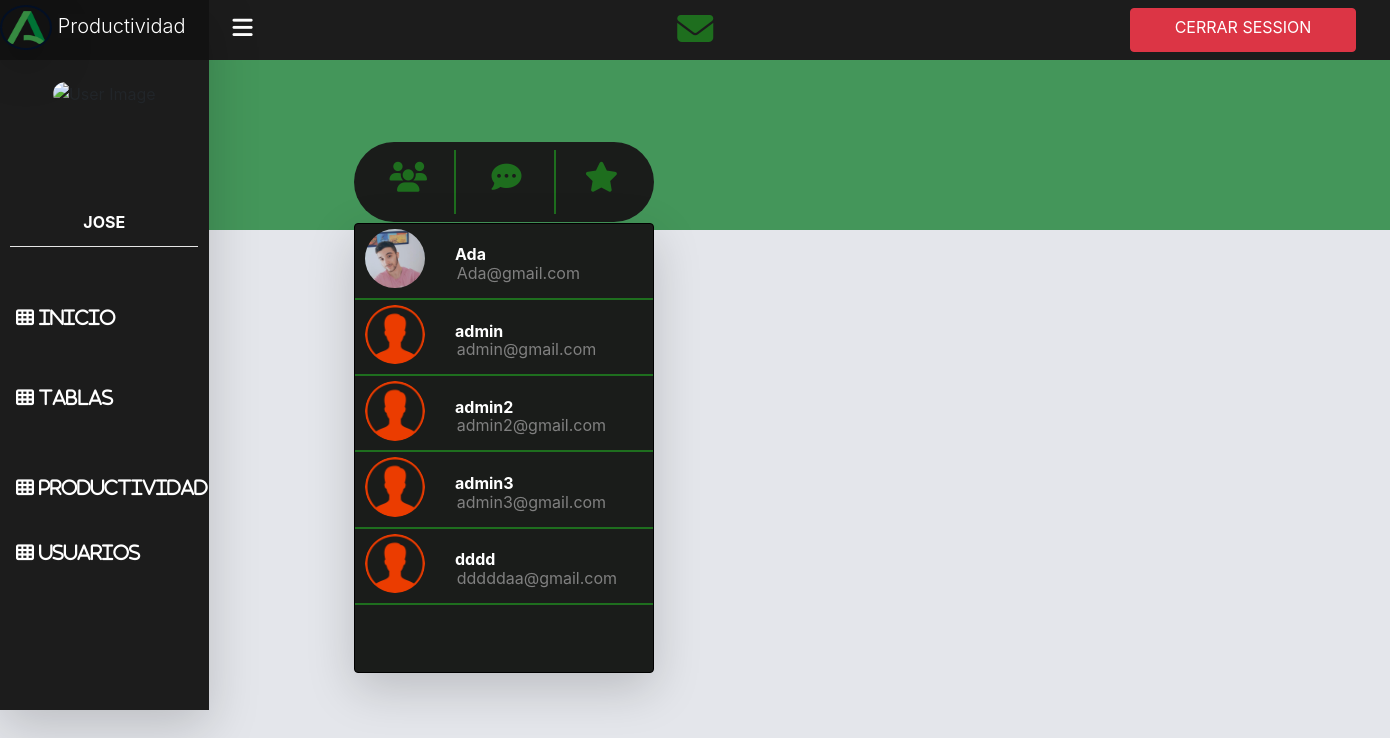
/index.php?controller=conversaciones&action=index (signed in), run on the app's committed database.
### tables this page shows
CREATE TABLE `usuarios` (
  `id` int(11) NOT NULL,
  `nombre` varchar(30) NOT NULL,
  `correo` varchar(100) NOT NULL,
  `password` varchar(100) NOT NULL,
  `perfil` int(11) NOT NULL,
  `imagen` varchar(100) DEFAULT 'view/imagenes/profile-icon.png',
  `descripcion` varchar(400) DEFAULT 'Ninguna descripción todavía...'
);

### controller/ControladorBase.php (called while the page is built, shortened)
<?php
class ControladorBase{
    public function __construct() {
	require_once 'model/EntidadBase.php';
    }
    public function cargarVista($vista,$datos){
        require_once 'view/AyudaVistas.php';
        $helper=new AyudaVistas();
        require_once 'view/'.$vista.'View.php';
    }
}
?>

### controller/ConversacionesController.php (called while the page is built, shortened)
<?php
    class ConversacionesController extends ControladorBase{
        public function index(){
            $usuarios = new Usuarios();
            $conversacion = new Conversaciones();
            $totalmensajes = $conversacion->NoLeidos($_SESSION["id"]);
            $todosrecientes="";
            $todosimportantes="";
            $usu=null;
            $idsrecientes=[];
            $todos = $usuarios->getAll("nombre", "ASC", 100, -1);
            $registro=null;
            $conversaciones=NULL;
            $miuser = $usuarios->getById($_SESSION["id"], "id");
            $this->cargarVista("conversaciones/index", array(
                "usuarios" => $todos,
                "todosrecientes" => $todosrecientes,
                "todosimportantes" => $todosimportantes,
                "conversaciones" => $conversaciones,
                "registro" => $registro,
                "miuser" => $miuser,
                "usu" => $usu,
                "arrayids" => $idsrecientes,
                "totalmensajes" => $totalmensajes
            ));
        }
    }
?>

### view/AyudaVistas.php (called while the page is built, shortened)
<?php
class AyudaVistas{
    public function url($controlador=CONTROLADOR_DEFECTO,$accion=ACCION_DEFECTO,$clave="id",$valor=null){
	$urlString="index.php?controller=".$controlador."&action=".$accion;
        return $urlString;
    }
}
?>

### model/Usuarios.php (called while the page is built, shortened)
<?php
class Usuarios extends EntidadBase{
    public function __construct()
    {
        $this->table = "usuarios";
        $this->model = "Usuarios";
    }
}

### model/EntidadBase.php (called while the page is built, shortened)
<?php
class EntidadBase{
    private $table;
    private $model;
    public function __construct($table,$model) {
        $this->table=(string) $table;
        $this->model=(string) $model;
    }
    public function db(){
        global $dbh;
	if( isset($dbh) ) {
        	return $dbh;
    	} else {
        	$this->conectar=new Conectar();
        	$dbh=$this->conectar->conexion();
        	return $dbh;
	}
    }
    public function getAll($ordercol="id", $order="DESC", $limit=20, $primfila=null,$filter=null){
	$bindparams=null;
	$query="SELECT * FROM $this->table ORDER BY $ordercol $order";
	$stmt = $this->db()->prepare($query);
	$stmt->execute($bindparams);
        $resultSet=$stmt->fetchAll(PDO::FETCH_CLASS, $this->model);
	return $resultSet;
    }
}
?>

### view/conversaciones/indexView.php (the view, shortened to what this page needs)
<!DOCTYPE html>
<html lang="en">
<head>
    <link rel="stylesheet" href="https://stackpath.bootstrapcdn.com/bootstrap/4.1.3/css/bootstrap.min.css">
</head>
<body>
<nav id="topbar" class="main-header navbar navbar-expand navbar-white navbar-light" style="position:fixed;z-index:22;background-color:#1c1c1c;margin-left:15%;height:60px;width:100%;">
    <ul class="navbar-nav">
      <li class="nav-item">
        <a class="nav-link" onclick="hamburguer()"><i class="fas fa-bars" style="color:white; font-size:23px;cursor:pointer;"></i></a>
      </li>
      <li>
        <a style="color:white;width:32%;position:relative;" href="<?php echo $helper->url("conversaciones","index"); ?>"><i class="fas fa-envelope" style="color:#1E6E1E; font-size:36px; padding-top:3px;display:inline-block;"></i></a>
      </li>
      <li>
        <a href="<?php echo $helper->url("usuarios","cerrar"); ?>" class="btn btn-danger" style="width:50%;">CERRAR SESSION</a>
      </li>
    </ul>
</nav>
<aside id="sidebar" class="main-sidebar shadow-lg" style="position:fixed;top:0%;z-index:60;margin-top:0; width:15%; height:710px; overflow:hidden; background-color:#1c1c1c;">
  <div style="height:60px; background-color: rgb(18, 18, 18); width:100%;">
    <a href="../../index3.html" class="navbar-brand text-center" style="background-color: rgb(18, 18, 18);height:60px; width:25%;">
      <img src="view/imagenes/LogoJunta.png"
           alt="Productividad"
           class="rounded-circle shadow-lg"
           style="background-color: rgba(18, 18, 18, 0.4); border:2px solid #030f24;height:45px;" >
      <span class="font-weight-light" style="background-color: rgb(18, 18, 18); color:white; padding-right:30px;">Productividad</span>
    </a>
  </div>
    <div class="sidebar">
      <div class="mb-3" style="height:200px">
        <div style="text-align:center; margin-top:20px; height:130px; width:100%">
          <img src="<?php echo $_SESSION['imagen']; ?>" style="width:60%; height:130px; border-radius:80px;object-fit: cover;"  class="img-circle elevation-2" alt="User Image">
        </div>
        <div style="margin-left:20px; width:90%; margin:auto; text-align:center;height:20px;">
          <p style="color:white;font-weight:bold;"><?php echo $_SESSION["nombre"]; ?></p>
          <hr style="background-color:white;margin-bottom:30px;">
        </div>
      </div>
      <nav class="mt-2">
        <ul class="nav nav-sidebar" role="menu" style="height:300px;">
          <li class="elementoside" class="nav-item" style="float:left; width:100%;height:50px;">
              <a href="index.php?controller=Dashboard&action=index" style="font-weight:bold; font-size:18px;width:100%;"  class="nav-link text-white">
                <i class="nav-icon fas fa-th"><span style="padding-left:5px;">INICIO</span></i>
              </a>
           </li>
          <li id="up1" class="nav-item" style="height:0px;">
            <li class="elementoside" class="nav-item" style="float:left;width:100%;height:60px;" onclick="sideclick()">
              <a class="nav-link" href="#" style="font-weight:bold; font-size:18px;color:white;" role="button" >
                <i class="nav-icon fas fa-th"><span style="padding-left:5px;">Tablas</span></i>
              </a>
            </li>
          </li>
          <li class="nav-item" style="height:0px;">
            <li class="elementoside" class="nav-item dropdown" style="float:left;width:100%;height:50px;" onclick="sideclick2()">
            <a class="nav-link" href="#" style="font-weight:bold; font-size:18px;color:white;" role="button" >
                <i class="nav-icon fas fa-th"><span style="padding-left:5px;">Productividad</span></i>
              </a>
            </li>
          </li>
          <li id="usuariosside" class="elementoside" class="nav-item" style="float:left; width:100%;height:50px;">
              <a href="index.php?controller=usuarios&action=index" style="font-weight:bold; font-size:18px;width:100%;"  class="nav-link text-white">
                <i class="nav-icon fas fa-th"><span style="padding-left:5px;">USUARIOS</span></i>
              </a>
           </li>
             </ul>
      </nav>
    </div>
</aside>
    <div id="contenedortodo" style="width:85%; float:right;">
        <div style="position:absolute; top:0%;width:100%;height:230px;background-color: #44965a;">
        </div>
        <div id="contprinc" class="contenedor1a">
            <div class="row" style="position:relative;width:300px;height:80px;margin-left:0px;background-color:#1a1c1a;margin-top:5%;margin-left:30%;border-radius:40px;">
                <div class="col" style="color:#1e6e1e;cursor:pointer;" onclick="botonclick(event)">
                    <i class="fas fa-users" id="todoschat" style="font-size:30px;margin-left:20px; margin-top:20px;"></i>
                </div>
                <div class="col">
                    <div style="width:2px;height:80%;background-color:#1e6e1e;position:absolute;top:10%;left:0%;"></div>
                    <div class="col" style="color:#1e6e1e;cursor:pointer;" onclick="botonclick(event)">
                        <i class="fas fa-comment-dots" id="recienteschat" style="font-size:30px;margin-left:7px; margin-top:20px;"></i>
                    </div>
                </div>
                <div class="col">
                    <div style="width:2px;height:80%;background-color:#1e6e1e;position:absolute;top:10%;left:0%;"></div>
                    <div class="col" style="color:#1e6e1e;cursor:pointer;" onclick="botonclick(event)">
                        <i class="fas fa-star" id="importanteschat" style="font-size:30px; margin-top:20px;"></i>
                    </div>
                </div>
            </div>
            <div style="width:300px; height:450px;background-color:#1a1c1a;border:1px solid black; margin-top:0.3%;margin-left:30%;position:relative;" class="shadow-lg rounded">
                <div style="width:100%; height:85%;overflow: auto;overflow-x: hidden;" id="contenido">
                    <?php if($todosrecientes=="" && $todosimportantes==""){ ?>
                        <?php foreach($usuarios as $user){?>
                            <?php if($user->id != $_SESSION["id"]){ ?>
                                <div style='width:100%;height:20%;border-bottom:2px solid #1e6e1e;position:relative;' id='principal-<?php echo $user->id; ?>' onclick='chat(event)'><img src="<?php echo $user->imagen; ?>" style="width:20%; height:80%;border-radius:70px; margin-left:10px; margin-top:5px;"><span style="color:white; margin-left:30px;" class="font-weight-bold"><?php echo $user->nombre;?></span><span style="position:absolute;top:50%;left:34%;color:gray;"><?php echo $user->correo; ?></span></div>
                            <?php } ?>
                        <?php } ?>
                    <?php }else if($todosrecientes!=""){ ?>
                        <?php foreach($arrayids as $ids){?>
                            <?php for($i = 0; $i<count($todosrecientes); $i++){
                                if($todosrecientes[$i]->idusu==$ids){
                                    ?>
                                    <div style='width:100%;height:20%;border-bottom:2px solid #1e6e1e;position:relative;' id='principal-<?php echo $todosrecientes[$i]->idusu; ?>' onclick='chatrecientes(event)'><img src="<?php echo $todosrecientes[$i]->imagenusu; ?>" style="width:20%; height:80%;border-radius:70px; margin-left:10px; margin-top:5px;"><span style="color:white; margin-left:30px;" class="font-weight-bold"><?php echo $todosrecientes[$i]->nombreusu;?></span><?php if($todosrecientes[$i]->noleidos!=0){ ?><span style="position:absolute;top:20%;left:55%; color:white; background-color:red; width:7%; height:25px; text-align:center; border-radius:10px;"><?php echo $todosrecientes[$i]->noleidos; ?></span><?php } ?><span style="position:absolute;top:50%;left:34%;color:gray;"><?php echo $todosrecientes[$i]->correousu; ?></span>
                                    <a style="z-index:30;position:absolute;top:10%;left:85%;width:40px;height:30px; padding-top:0px;border-radius:20px;" class="btn btn-danger" href="<?php echo $helper->url("conversaciones","borrartotalrec"); ?>&id=<?php echo $todosrecientes[$i]->idusu; ?>" ><i class="fas fa-trash"></i></a></div>
                                    <?php
                                    $i=1000;
                                }
                            }
                        } ?>
                    <?php }else if($todosimportantes!=""){ ?>
                        <?php foreach($arrayids as $ids){?>
                            <?php for($i = 0; $i<count($todosimportantes); $i++){
                                if($todosimportantes[$i]->idusu==$ids){
                                    ?>
                                    <div style='width:100%;height:20%;border-bottom:2px solid #1e6e1e;position:relative;' id='principal-<?php echo $todosimportantes[$i]->idusu; ?>' onclick='chatimportantes(event)'><img src="<?php echo $todosimportantes[$i]->imagenusu; ?>" style="width:20%; height:80%;border-radius:70px; margin-left:10px; margin-top:5px;"><span style="color:white; margin-left:30px;" class="font-weight-bold"><?php echo $todosimportantes[$i]->nombreusu;?></span><span style="position:absolute;top:50%;left:34%;color:gray;"><?php echo $todosimportantes[$i]->correousu; ?></span></div>
                                    <?php
                                    $i=1000;
                                }
                                    ?>
                            <?php } ?>
                        <?php } ?>
                    <?php } ?>
                </div>
            </div>
        </div>
    </div>
</body>
</html>

### index.php (shortened to what this page needs)
<?php
require_once 'model/EntidadBase.php';
require_once 'controller/ControladorFrontal.func.php';
require_once 'controller/ControladorBase.php';
require_once 'model/Usuarios.php';
if(isset($_SESSION["access"])){
	if(isset($_GET["controller"])){
		$controllerObj=cargarControlador($_GET["controller"]);
		lanzarAccion($controllerObj);
		die();
	}else{
		$controllerObj=cargarControlador(CONTROLADOR_DEFECTO);
		lanzarAccion($controllerObj);
		die();
	}
}
?>

### controller/ControladorFrontal.func.php (shortened to what this page needs)
<?php
function cargarAccion($controllerObj,$action){
    $accion=$action;
    $controllerObj->$accion();
}
function lanzarAccion($controllerObj){
    if(isset($_GET["action"]) && method_exists($controllerObj, $_GET["action"])){
        cargarAccion($controllerObj, $_GET["action"]);
    }else{
        cargarAccion($controllerObj, ACCION_DEFECTO);
    }
}
?>

### view/conversaciones/indexView.php (style rules this page uses)
*, body { width:100%; height:100%; box-sizing: border-box; }
body { height:80%; background-color: #e4e6eb; }
@media only screen and (min-width: 1039px) { .contenedor1a { position:absolute; top:10%; width:35%; } }

### data on the page
usuarios: imagen (picture), nombre "Ada", correo "Ada@gmail.com"
usuarios: $user->id 2 (drawn), imagen (picture), nombre "admin", correo "admin@gmail.com"
usuarios: $user->id 10 (drawn), imagen (picture), nombre "admin2", correo "admin2@gmail.com"
usuarios: imagen (picture), nombre "admin3", correo "admin3@gmail.com"
usuarios: imagen (picture), nombre "dddd", correo "dddddaa@gmail.com"

### other printed values
$_SESSION["nombre"] "JOSE"
